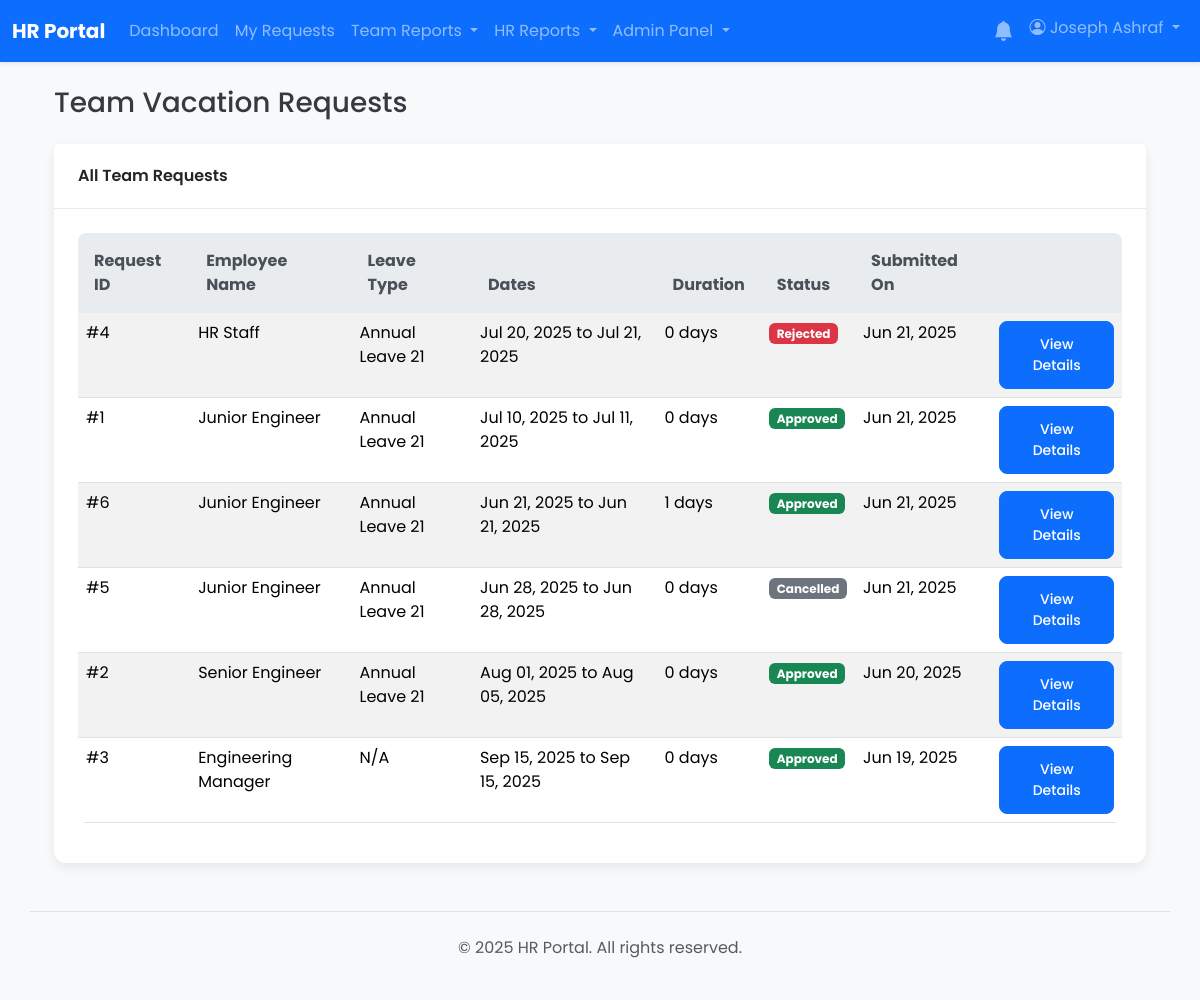
The app's page /reports/manager_history.php (signed in) with its own data.
### tables this page shows
CREATE TABLE `vacation_requests` (
  `id` int(11) NOT NULL,
  `user_id` int(11) NOT NULL,
  `start_date` date NOT NULL,
  `end_date` date NOT NULL,
  `duration_days` int(11) DEFAULT NULL,
  `reason` text DEFAULT NULL,
  `manager_id` int(11) DEFAULT NULL,
  `status` enum('pending_manager','pending_hr','approved','rejected','cancelled') NOT NULL DEFAULT 'pending_manager',
  `leave_type_id` int(11) DEFAULT NULL,
  `manager_action_at` timestamp NULL DEFAULT NULL,
  `hr_id` int(11) DEFAULT NULL,
  `hr_action_at` timestamp NULL DEFAULT NULL,
  `rejection_reason` text DEFAULT NULL,
  `created_at` timestamp NOT NULL DEFAULT current_timestamp()
);

CREATE TABLE `users` (
  `id` int(11) NOT NULL,
  `employee_code` varchar(50) DEFAULT NULL,
  `full_name` varchar(255) NOT NULL,
  `email` varchar(255) NOT NULL,
  `password` varchar(255) NOT NULL,
  `role` enum('user','manager','hr','hr_manager','admin') NOT NULL DEFAULT 'user',
  `shift_id` int(11) DEFAULT NULL,
  `department_id` int(11) DEFAULT NULL,
  `direct_manager_id` int(11) DEFAULT NULL,
  `is_active` tinyint(1) NOT NULL DEFAULT 1,
  `must_change_password` tinyint(1) NOT NULL DEFAULT 0,
  `created_at` timestamp NOT NULL DEFAULT current_timestamp(),
  `updated_at` timestamp NOT NULL DEFAULT current_timestamp() ON UPDATE current_timestamp(),
  `manager_id` int(11) DEFAULT NULL
);

CREATE TABLE `leave_types` (
  `id` int(11) NOT NULL,
  `name` varchar(255) NOT NULL,
  `accrual_days_per_year` float NOT NULL DEFAULT 0,
  `is_active` tinyint(1) NOT NULL DEFAULT 1
);

### app/core/helpers.php (called while the page is built, shortened)
<?php
function getStatusBadgeClass($status) {
    $map = [
        'pending_manager' => 'bg-warning text-dark',
        'pending_hr' => 'bg-info text-dark',
        'approved' => 'bg-success',
        'rejected' => 'bg-danger',
        'cancelled' => 'bg-secondary',
        'pending_cancellation_hr' => 'bg-warning text-dark',
    ];
    return $map[$status] ?? 'bg-light text-dark';
}
function getStatusText($status) {
    return ucwords(str_replace('_', ' ', $status));
}

### reports/manager_history.php (the view, shortened to what this page needs)
<?php
require_once __DIR__ . '/../app/bootstrap.php';
$page_title = 'Team Vacation Requests';
$sql = "
    SELECT r.*, u.full_name, lt.name as leave_type_name
    FROM vacation_requests r
    JOIN users u ON r.user_id = u.id
    LEFT JOIN leave_types lt ON r.leave_type_id = lt.id
";
$params = [];
$sql .= " ORDER BY r.created_at DESC";
$stmt = $pdo->prepare($sql);
$stmt->execute($params);
$requests = $stmt->fetchAll();
include __DIR__ . '/../app/templates/header.php';
?>
<div class="container mt-4">
    <h1 class="h3 mb-4"><?= htmlspecialchars($page_title) ?></h1>
    <div class="card">
        <div class="card-header">
            All Team Requests
        </div>
        <div class="card-body">
            <div class="table-responsive">
                <table class="table table-striped table-hover">
                    <thead>
                        <tr>
                            <th>Request ID</th>
                            <th>Employee Name</th>
                            <th>Leave Type</th>
                            <th>Dates</th>
                            <th>Duration</th>
                            <th>Status</th>
                            <th>Submitted On</th>
                            <th></th>
                        </tr>
                    </thead>
                    <tbody>
                        <?php if (empty($requests)): ?>
                            <tr>
                                <td colspan="8" class="text-center">No team requests found.</td>
                            </tr>
                        <?php else: ?>
                            <?php foreach ($requests as $request): ?>
                                <tr>
                                    <td>#<?= htmlspecialchars($request['id'] ?? '') ?></td>
                                    <td><?= htmlspecialchars($request['full_name'] ?? 'N/A') ?></td>
                                    <td><?= htmlspecialchars($request['leave_type_name'] ?? 'N/A') ?></td>
                                    <td><?= date('M d, Y', strtotime($request['start_date'])) ?> to <?= date('M d, Y', strtotime($request['end_date'])) ?></td>
                                    <td><?= htmlspecialchars($request['duration_days'] ?? '0') ?> days</td>
                                    <td><span class="badge <?= getStatusBadgeClass($request['status'] ?? '') ?>"><?= getStatusText($request['status'] ?? '') ?></span></td>
                                    <td><?= date('M d, Y', strtotime($request['created_at'])) ?></td>
                                    <td>
                                        <a href="/requests/view.php?id=<?= htmlspecialchars($request['id'] ?? '') ?>" class="btn btn-sm btn-primary">View Details</a>
                                    </td>
                                </tr>
                            <?php endforeach; ?>
                        <?php endif; ?>
                    </tbody>
                </table>
            </div>
        </div>
    </div>
</div>
<?php include __DIR__ . '/../app/templates/footer.php'; ?>

### css/style.css (style rules this page uses)
* { box-sizing: border-box; }
html, body { height: 100%; margin: 0; padding: 0; }
body { font-family: 'Poppins', sans-serif; background-color: #f0f2f5; color: #343a40; }
a { color: #007bff; text-decoration: none; transition: color 0.2s ease-in-out; }
.card { border: none; border-radius: 0.75rem; box-shadow: 0 4px 12px rgba(0, 0, 0, 0.08); }
.card-header { background-color: #ffffff; border-bottom: 1px solid rgba(0, 0, 0, 0.08); font-weight: 600; padding: 1.25rem 1.5rem; border-top-left-radius: 0.75rem; border-top-right-radius: 0.75rem; }
.card-body { padding: 1.5rem; }
.btn { border-radius: 0.5rem; font-weight: 500; padding: 0.75rem 1.25rem; }
.table { border-radius: 0.5rem; overflow: hidden; }
.table thead th { background-color: #e9ecef; color: #495057; border-bottom: none; padding: 1rem; }
.table-striped tbody tr:nth-of-type(odd) { background-color: #f8f9fa; }

### records on screen
vacation_requests: id "4", user.full_name "HR Staff", leave_type.name "Annual Leave 21", start_date "Jul 20, 2025", end_date "Jul 21, 2025", duration_days "0", status "Rejected", created_at "Jun 21, 2025"
vacation_requests: id "1", user.full_name "Junior Engineer", leave_type.name "Annual Leave 21", start_date "Jul 10, 2025", end_date "Jul 11, 2025", duration_days "0", status "Approved", created_at "Jun 21, 2025"
vacation_requests: id "6", user.full_name "Junior Engineer", leave_type.name "Annual Leave 21", start_date "Jun 21, 2025", end_date "Jun 21, 2025", duration_days "1", status "Approved", created_at "Jun 21, 2025"
vacation_requests: id "5", user.full_name "Junior Engineer", leave_type.name "Annual Leave 21", start_date "Jun 28, 2025", end_date "Jun 28, 2025", duration_days "0", status "Cancelled", created_at "Jun 21, 2025"
vacation_requests: id "2", user.full_name "Senior Engineer", leave_type.name "Annual Leave 21", start_date "Aug 01, 2025", end_date "Aug 05, 2025", duration_days "0", status "Approved", created_at "Jun 20, 2025"
vacation_requests: id "3", user.full_name "Engineering Manager", leave_type_name "N/A", start_date "Sep 15, 2025", end_date "Sep 15, 2025", duration_days "0", status "Approved", created_at "Jun 19, 2025"

### other values on screen
SITE_NAME "HR Portal"
$_SESSION['full_name'] "Joseph Ashraf"
$page_title "Team Vacation Requests"
